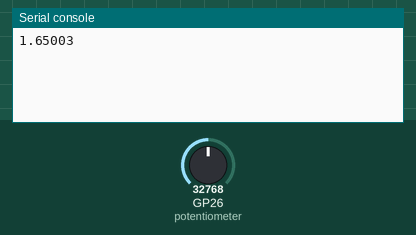
Recording of a program running on a simulated Raspberry Pi Pico running CircuitPython. Shown: the last lines printed to the serial console. The test bench sets the inputs (shaded band); at power-on: GP26 (potentiometer) = 32768 (analog values on the 0–65535 scale).

Above: at 1.2 s.
1.3 s: GP26 (potentiometer) set to 45874
At 3.2 s:
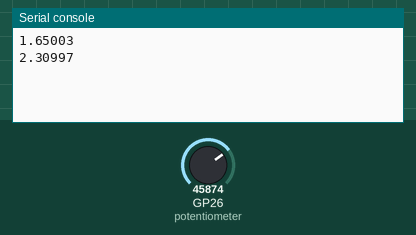
4.0 s: GP26 (potentiometer) set to 57670
At 4.7 s:
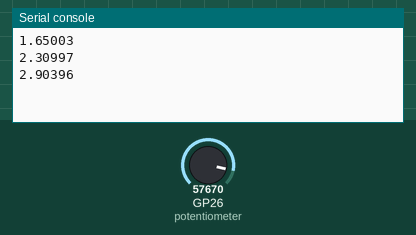
Timing chart, 0 to 7.0 s (numbered marks = the images above; inputs shaded):
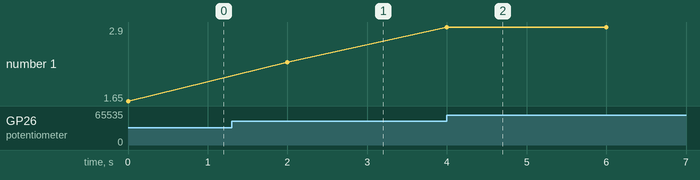

Measured:
- after the input at 1.3 s, the serial console: prints a new line after 0.70 s (image 1)
- after the input at 4.0 s, the serial console: prints a new line at once (image 2)
- plotted number 1: 1.65 → 2.31 after the input at 1.3 s, 2.31 → 2.9 after the input at 4.0 s

The program:

Potenciometro.py
```python
import time
import board
import analogio

potentiometer = analogio.AnalogIn(board.GP26)

get_voltage = 3.3 / 65535

while True:
    voltage = potentiometer.value * get_voltage
    print(voltage)
    time.sleep(2)
```
